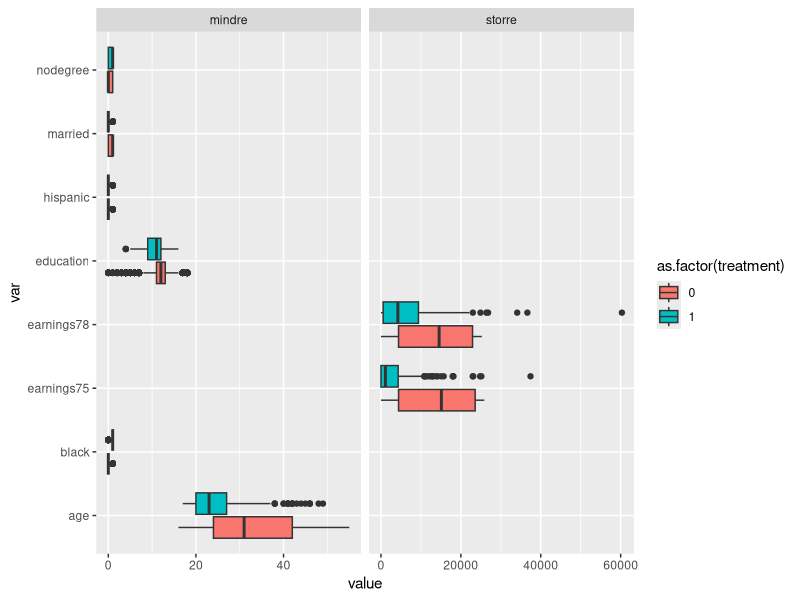

Source code (R): (Note: this script raises an error after producing the figure.)




# Packages and data -------------------------------------------------------

library(tidyverse);library(foreign);library(broom)

lalonda <- foreign::read.dta("Seminar/RawData/lalonde.dta")

lalonda <- as_tibble(lalonda)


# 2 lalonda ---------------------------------------------------------------

# a) The randomazed sub-group:

lalonda_sub_4_5 <- filter(lalonda, as.integer(sample) %in% c(4,5))

lalonda_sub_4_5 %>% distinct(sample)

# b) Estimate the ATT. 

# Since RCT, E(Y,1, D = 0) - E(Y,0, D = 0) = 0. And E(Y,1, D = 1) - E(Y,0, D = 1) = ATT = ATE = E(Y, D = 1)  - E(Y, D = 0)

table_treatment <- 
  lalonda_sub_4_5 %>% 
  group_by( treatment) %>% 
  summarise( n  = n(),
             wage_78 =   mean(earnings78)) 

att <-  table_treatment %>% summarise( t_effect = wage_78[treatment == 1] - wage_78[treatment == 0])


lalonda_sub_4_5 %>% lm(earnings78 ~ treatment, data = .) %>% summary


lalonda_sub_4_5 %>% skimr::skim()





# c) pre-experimet characteristics


lalonda_sub_3_5 <- 
  lalonda %>% filter( as.integer(sample) %in% c(3,5))


lalonda_sub_3_5 %>% 
  count(sample, treatment)


lalonda_sub_3_5 %>% 
  select( -outcome) %>% 
  pivot_longer(names_to = "var", values_to = "value", age:earnings78) %>% 
  mutate( deler = ifelse( var %in% c("earnings78", "earnings75") , "storre", "mindre")) %>% 
  ggplot( ) +
  aes( x = var, y =  value , fill = as.factor(treatment )) +
  geom_boxplot() +
  coord_flip() +
  facet_grid( ~deler, scales = "free_x") 


# Check for balance
lalonda_sub_3_5 %>% 
  group_by(treatment) %>% 
  summarise( n = n(), 
             earnings_75 = mean(earnings75, na.rm = T), earnings_78 = mean(earnings78, na.rm = T),
             age = mean(age),
             edu = mean(education),
             black = mean(black) )

# Regression 
options( scipen = 999) 

lalonda_sub_3_5 %>% lm( earnings78  ~ treatment, data = .) %>% summary()

lalonda_sub_3_5 %>% select(-sample, -outcome) %>% lm( earnings78  ~ . , data = .) %>% summary()


# e)

# Recipe:
# 1. calculate the t== 0 submodel (save the coeff.)
model_beta_null <- lalonda_sub_3_5 %>% filter( treatment == 0) %>%  select(-sample, -outcome, -treatment) %>% 
  lm( earnings78 ~ ., data = .) 



# (look at the model)
model_beta_null %>% summary()

# Get Y0, given X = (T==1), by 1) get mean(x), than add this to prediced values:
# 1
x_mean <- lalonda_sub_3_5 %>% select(-sample, -outcome) %>%   filter( treatment == 1) %>% 
  map_df( function(x) {mean(x)}) 
# 2
model_beta_null  %>%  broom::augment( newdata = x_mean )

# the y = 
y0 <- model_beta_null  %>%  broom::augment( newdata = x_mean ) %>% pull(.fitted)
y0

# 3) get y, given T == 1:
model_beta_one <- lalonda_sub_3_5 %>%  filter( treatment == 1) %>%  select(-sample, -outcome, -treatment) %>% 
  lm( earnings78 ~., data = . )


model_beta_one %>% summary()

# the y1 , given T==1;
model_beta_one %>% augment( newdata = x_mean  ) 

y1 <- model_beta_one %>% augment( newdata = x_mean  ) %>% pull(.fitted)

y_att <- (y1-y0)
y_att

## Method 2:

model_beta_null %>%
  augment(newdata = lalonda_sub_3_5 %>% filter(treatment == 1) %>% select(-sample, -outcome,-treatment)) %>%
  mutate(y_xBc = earnings78 - .fitted) %>%
  #add_count( n()) %>%
  summarise(
    u_hat = sum(y_xBc) * (1 / 297),
    mean = mean(y_xBc),
    sd = sd(y_xBc),
    n = n()
  )



# SE - ATT ----------------------------------------------------------------

xbar <-  lalonda_sub_3_5 %>%
  filter(treatment == 1) %>%
  select(-c(sample, treatment, outcome, earnings78)) %>%
  map_df(function(x) {
    mean(x)
  }) %>%
  mutate(const = 1)

xbar <- xbar %>% select(const, age, education, black,hispanic,married, nodegree, earnings75)

xbar <- xbar %>% Matrix::as.matrix()

# get var(b)
model <- lalonda_sub_3_5 %>%  filter(treatment == 0) %>% select(-sample, -outcome, -treatment)   %>% lm( earnings78 ~., data = .)


v <- vcov(model) 

v_m <-  v %>% tidy() %>%
  rename( const = X.Intercept.) %>%
  mutate( .rownames = ifelse(str_detect(.rownames, "Intercept"), "const", .rownames)) %>% 
  column_to_rownames( ".rownames") %>% 
  Matrix::as.matrix()
  
v_m
  
    
sqrt(xbar%*%v_m%*%t(xbar)) 







# Bootstrap the SD-of mean ------------------------------------------------

model <- function(df) {lm( df$earnings78 ~ ., data = df) }

df <-
  crossing( index = seq(1:10)) %>% 
  mutate( lalonda = list(lalonda_sub_3_5 %>% select(-outcome, -sample))) %>% 
  mutate( random = map(lalonda, function(x) {sample_n(x ,size = nrow(lalonda_sub_3_5))} )) %>% 
  select(-lalonda) %>% 
  unnest( random)


a <- df %>% 
  group_by(treatment) %>% 
  nest() %>% 
  mutate( model = map(data, function(df) {model(df)}) ) %>% 
  group_split( treatment) %>% 
  bind_cols() %>% 
  mutate( avg_y = map_df(data, function(x) {mean(x, na.rm =T) }))


# df %>% 
#   group_by(treatment) %>% 
#   nest() %>%  
#   mutate( avg_y = map_if(data, function(x) {mean(x)  })  )
  
a$data[[1]] %>% map_df(mean)


mtcars %>% 
  as_tibble() %>% 
  group_by( vs) %>% 
  nest() %>% 
  mutate( test = map(data, function(x) {mean(x)}))



lalonda_sub_3_5 %>% 
  cro


create_samples <- 
  lalonda_sub_3_5 %>% 
  select( -c(outcome,sample)  )%>% 
  group_by( treatment) %>% 
  nest() %>% 
  crossing( index = seq(1:10)) %>% 
  mutate( random_data = map(data, function(x) {sample_n(x, size = nrow(x)  )})) %>% 
  mutate( model_null = map( data, function(df) {model(df)} ) ) %>%  
  group_split( treatment) %>% 
  bind_cols()


a <- create_samples %>% 
  mutate( df = map( random_data1, function(x) {x}) ) %>% 
  mutate( df_mean = map_df(df, function(x) {mean(x, na.rm = T)}) )


a$df_mean




# Appendix - calculating the se and mean ----------------------------------

sd_y <-  lalonda_sub_4_5 %>% 
  select(y = earnings78) %>% 
  mutate( y_hat_y_p2 = (y-mean(y))^2 ) %>% 
  summarise( n = n(), 
             sd_s_y = sqrt( (1/(n-1) )*sum(y_hat_y_p2) ) ) %>% pull(sd_s_y)
sd_y

lalonda_sub_4_5 %>%
  select(y = earnings78, t = treatment) %>%
  group_by( t) %>% 
  summarise( n = n()) %>% 
  summarise( n_n = (1/n[t==1]) +(1/n[t==0]) ) %>% pull(n_n) -> n_n


se_y_y <- sd_y*sqrt( n_n)


(5976-5090)/se_y_y

lalonda_sub_4_5 %>% lm( formula = earnings78 ~ treatment, data = .) %>% summary()













